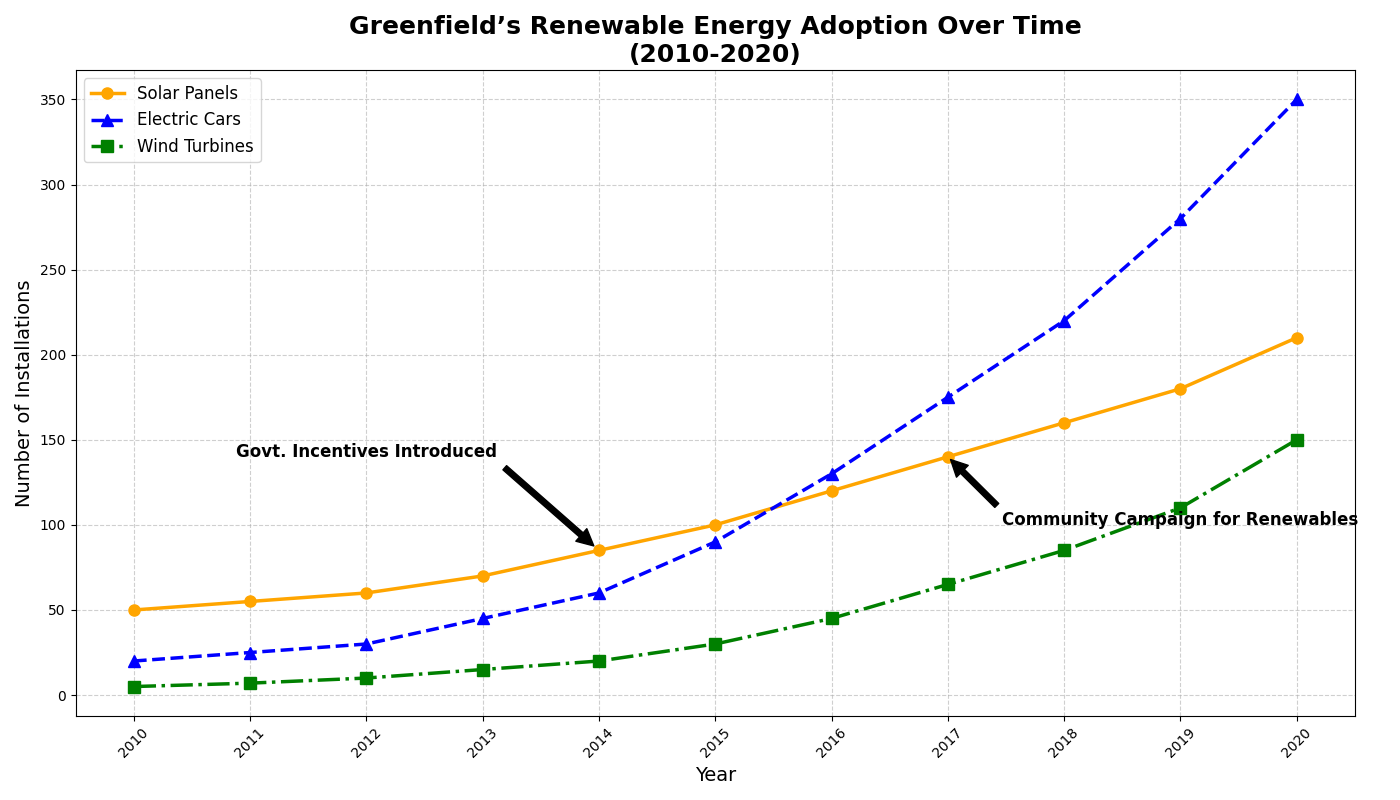

Here is the Python script that generated this plot:
import matplotlib.pyplot as plt
import numpy as np

# Backstory:
# In the fictional town of Greenfield, interest in renewable energy sources has surged over the last decade. This plot 
# shows the annual growth in solar panel installations, electric car purchases, and domestic wind turbine installations 
# from 2010 to 2020. The goal is to visualize how the town's commitment to green energy has evolved.

# Time period from 2010 to 2020
years = np.arange(2010, 2021)

# Number of solar panel installations each year
solar_panels = [50, 55, 60, 70, 85, 100, 120, 140, 160, 180, 210]

# Number of electric car purchases each year
electric_cars = [20, 25, 30, 45, 60, 90, 130, 175, 220, 280, 350]

# Number of domestic wind turbine installations each year
wind_turbines = [5, 7, 10, 15, 20, 30, 45, 65, 85, 110, 150]

fig, ax = plt.subplots(figsize=(14, 8))

# Plot the line chart with different styles for distinctiveness
ax.plot(years, solar_panels, marker='o', linestyle='-', color='orange', linewidth=2.5, markersize=8, label='Solar Panels')
ax.plot(years, electric_cars, marker='^', linestyle='--', color='blue', linewidth=2.5, markersize=8, label='Electric Cars')
ax.plot(years, wind_turbines, marker='s', linestyle='-.', color='green', linewidth=2.5, markersize=8, label='Wind Turbines')

# Enhance the grid for readability
ax.grid(True, linestyle='--', alpha=0.6)

# Title and labels with detailed description
ax.set_title('Greenfield’s Renewable Energy Adoption Over Time\n(2010-2020)', fontsize=18, fontweight='bold')
ax.set_xlabel('Year', fontsize=14)
ax.set_ylabel('Number of Installations', fontsize=14)

# Legend to describe the various data
ax.legend(loc='upper left', fontsize=12)

# Annotation for significant milestones
ax.annotate('Govt. Incentives Introduced', xy=(2014, 85), xytext=(2012, 140),
            arrowprops=dict(facecolor='black', shrink=0.05),
            fontsize=12, ha='center', fontweight='bold')

ax.annotate('Community Campaign for Renewables', xy=(2017, 140), xytext=(2019, 100),
            arrowprops=dict(facecolor='black', shrink=0.05),
            fontsize=12, ha='center', fontweight='bold')

# Rotate x-axis labels for better readability
plt.xticks(years, rotation=45)

# Automatically adjust layout to prevent overlap
plt.tight_layout()

# Show the plot
plt.show()
